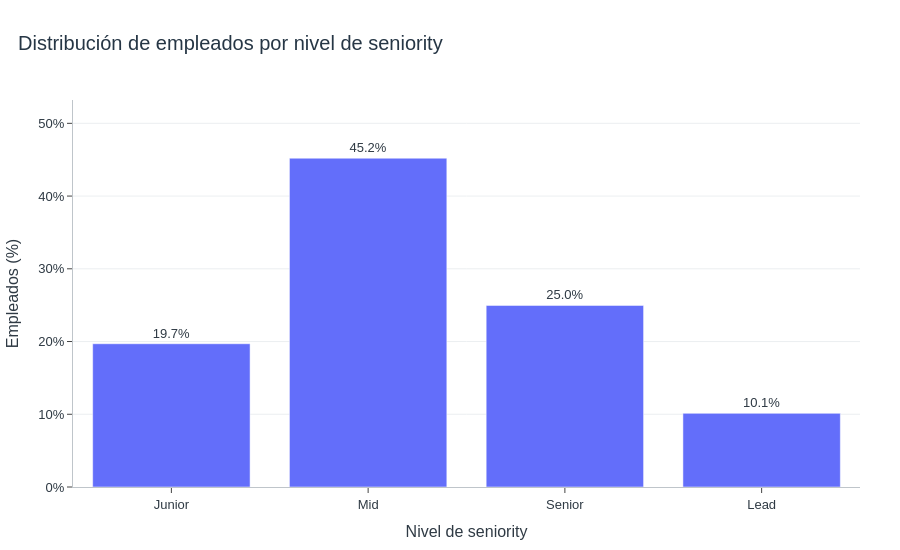

The notebook cell saved with this chart:
### Code cell
# Orden lógico de las categorías
orden_seniority = ["Junior", "Mid", "Senior", "Lead"]

# Calcular frecuencias y porcentajes
distribucion_seniority = (
    df_benchmark["seniority"]
    .value_counts()
    .reindex(orden_seniority)
    .rename_axis("seniority")
    .reset_index(name="n_empleados")
)

distribucion_seniority["porcentaje"] = (
    distribucion_seniority["n_empleados"]
    / distribucion_seniority["n_empleados"].sum()
    * 100
)

distribucion_seniority

fig_seniority = px.bar(
    distribucion_seniority,
    x="seniority",
    y="porcentaje",
    text="porcentaje",
    category_orders={
        "seniority": orden_seniority
    },
    labels={
        "seniority": "Nivel de seniority",
        "porcentaje": "Empleados (%)"
    }
)

fig_seniority.update_traces(
    texttemplate="%{text:.1f}%",
    textposition="outside",
    cliponaxis=False
)

fig_seniority.update_yaxes(
    range=[
        0,
        distribucion_seniority["porcentaje"].max() + 8
    ],
    ticksuffix="%"
)

fig_seniority = aplicar_estilo(
    fig_seniority,
    titulo="Distribución de empleados por nivel de seniority",
    ancho=900,
    alto=550
)

fig_seniority.show()

RUTA_VISUALIZACIONES.mkdir(parents=True, exist_ok=True)
fig_seniority.write_image(
    RUTA_VISUALIZACIONES / "03_distribucion_seniority.png",
    scale=2
)

### Figure 1 — Plotly figure (JSON) as saved in the notebook; plotly's stock layout.template omitted (floating-point values rounded to 4 significant figures)
{"data": [{"cliponaxis": false, "hovertemplate": "Nivel de seniority=%{x}<br>Empleados (%)=%{text}<extra></extra>", "legendgroup": "", "marker": {"color": "#636efa", "pattern": {"shape": ""}}, "name": "", "orientation": "v", "showlegend": false, "text": [19.7, 45.21, 24.97, 10.13], "textposition": "outside", "texttemplate": "%{text:.1f}%", "type": "bar", "x": ["Junior", "Mid", "Senior", "Lead"], "xaxis": "x", "y": [19.7, 45.21, 24.97, 10.13], "yaxis": "y"}], "layout": {"barmode": "relative", "font": {"color": "#2F3A44", "family": "Arial", "size": 13}, "height": 550, "legend": {"title": {"text": ""}, "tracegroupgap": 0}, "margin": {"b": 60, "l": 60, "r": 40, "t": 100}, "paper_bgcolor": "white", "plot_bgcolor": "white", "title": {"font": {"color": "#263645", "size": 20}, "text": "Distribución de empleados por nivel de seniority", "x": 0.02, "xanchor": "left"}, "width": 900, "xaxis": {"anchor": "y", "categoryarray": ["Junior", "Mid", "Senior", "Lead"], "categoryorder": "array", "domain": [0, 1], "linecolor": "#BFC5CA", "showgrid": false, "title": {"text": "Nivel de seniority"}, "zeroline": false}, "yaxis": {"anchor": "x", "domain": [0, 1], "gridcolor": "#ECEFF1", "linecolor": "#BFC5CA", "range": [0, 53.21], "showgrid": true, "ticksuffix": "%", "title": {"text": "Empleados (%)"}, "zeroline": false}}}
